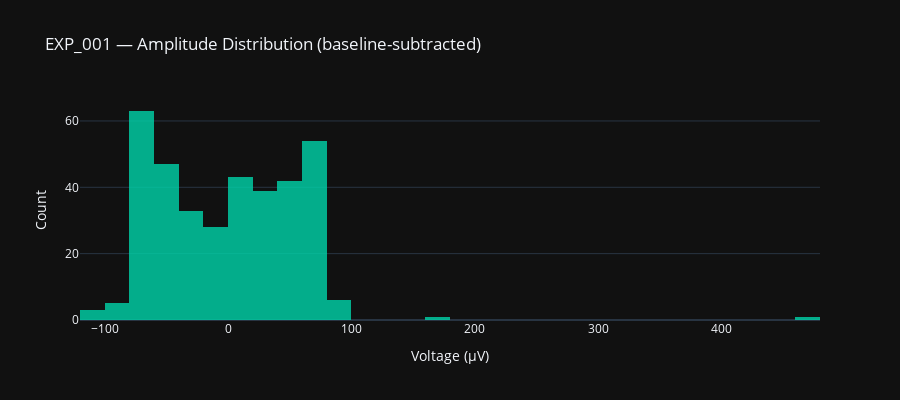

The cell this chart's notebook holds for it:
### Markdown cell above
## 4. Signal statistics

### Code cell
fig3 = go.Figure()

fig3.add_trace(go.Histogram(
    x=centered_uv,
    nbinsx=50,
    marker_color="#00d4aa",
    opacity=0.8,
    name="Amplitude distribution",
))

fig3.update_layout(
    title="EXP_001 — Amplitude Distribution (baseline-subtracted)",
    xaxis_title="Voltage (µV)",
    yaxis_title="Count",
    template="plotly_dark",
    height=400,
)

fig3.show()

### Figure 1 — Plotly figure (JSON) as saved in the notebook; plotly's stock layout.template omitted (floating-point values rounded to 4 significant figures; data arrays with more than 128 entries replaced by an {"elided": "..."} marker saying what was removed)
{"data": [{"marker": {"color": "#00d4aa"}, "name": "Amplitude distribution", "nbinsx": 50, "opacity": 0.8, "type": "histogram", "x": {"elided": "365 float values"}}], "layout": {"height": 400, "title": {"text": "EXP_001 — Amplitude Distribution (baseline-subtracted)"}, "xaxis": {"title": {"text": "Voltage (µV)"}}, "yaxis": {"title": {"text": "Count"}}}}
